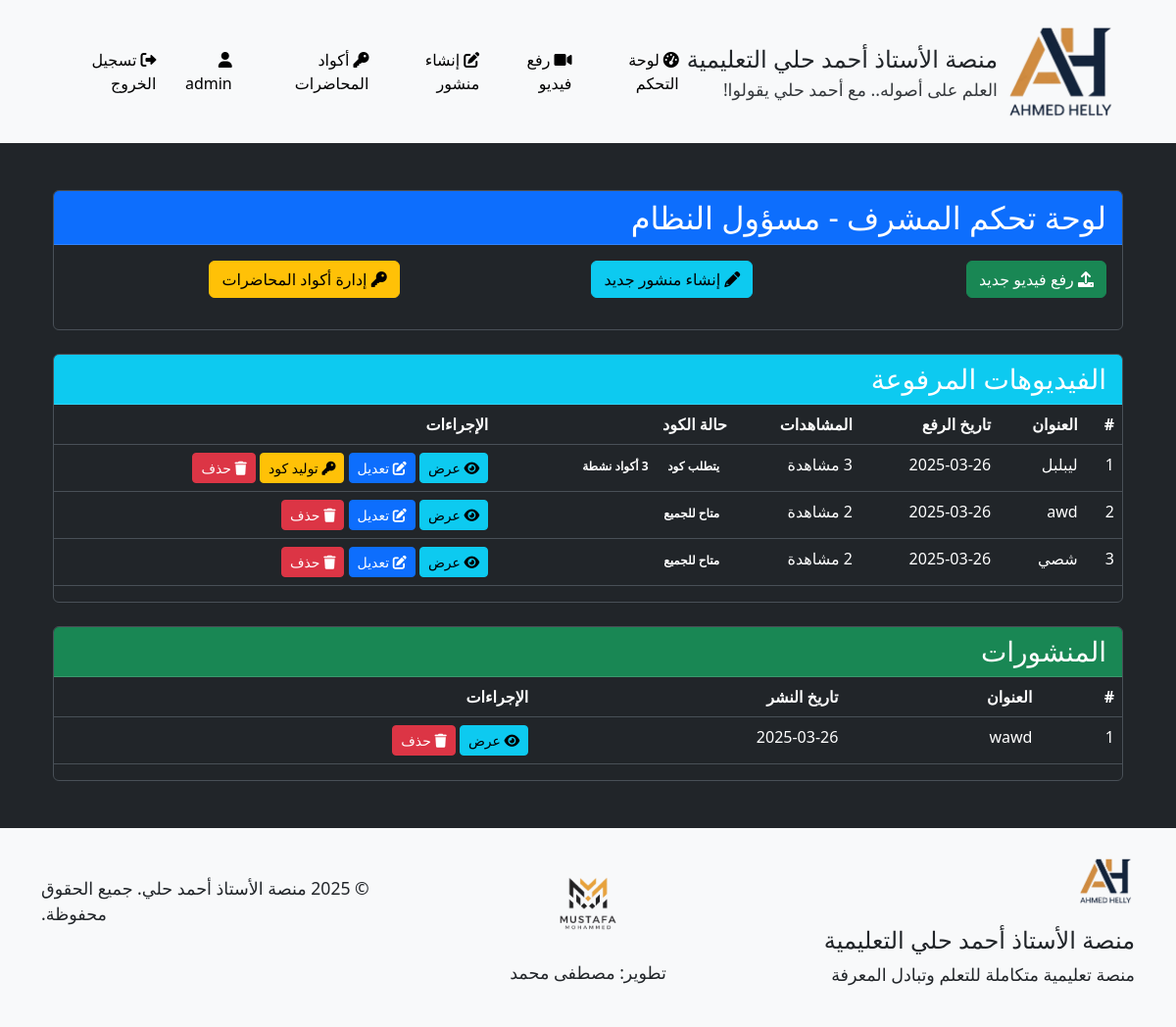
Screenshot of /admin/dashboard (signed in) with the database file from the repository.
### models.py (models this page shows, shortened)
class User(UserMixin, db.Model):
    __tablename__ = 'users'
    id = db.Column(db.Integer, primary_key=True)
    username = db.Column(db.String(64), unique=True, nullable=False)
    full_name = db.Column(db.String(100), nullable=True)  # الاسم الثلاثي
    password_hash = db.Column(db.String(256), nullable=False)
    role = db.Column(db.String(20), nullable=False)  # 'admin' or 'student'
    videos = db.relationship('Video', backref='uploader', lazy='dynamic')
    comments = db.relationship('Comment', backref='author', lazy='dynamic')
    posts = db.relationship('Post', backref='author', lazy='dynamic')
    video_views = db.relationship('VideoView', backref='viewer', lazy='dynamic')
    def is_admin(self):
        return self.role == 'admin'

class Video(db.Model):
    __tablename__ = 'videos'
    id = db.Column(db.Integer, primary_key=True)
    title = db.Column(db.String(100), nullable=False)
    url = db.Column(db.String(200), nullable=True)  # يمكن أن يكون فارغًا في حالة رفع ملف
    file_path = db.Column(db.String(200), nullable=True)  # مسار الملف المرفوع
    description = db.Column(db.Text)
    uploaded_by = db.Column(db.Integer, db.ForeignKey('users.id'), nullable=False)
    created_at = db.Column(db.DateTime, default=datetime.utcnow)
    requires_code = db.Column(db.Boolean, default=True)  # هل تتطلب المحاضرة كود للوصول
    comments = db.relationship('Comment', backref='video', lazy='dynamic', cascade='all, delete-orphan')

class Post(db.Model):
    __tablename__ = 'posts'
    id = db.Column(db.Integer, primary_key=True)
    title = db.Column(db.String(100), nullable=False)
    content = db.Column(db.Text, nullable=False)
    created_by = db.Column(db.Integer, db.ForeignKey('users.id'), nullable=False)
    created_at = db.Column(db.DateTime, default=datetime.utcnow)

### routes.py (the view)
@admin_bp.route('/dashboard')
@login_required
def dashboard():
    if not current_user.is_admin():
        abort(403)
    videos = Video.query.order_by(Video.created_at.desc()).all()
    posts = Post.query.order_by(Post.created_at.desc()).all()
    video_stats = {}
    for video in videos:
        views = VideoView.query.filter_by(video_id=video.id).all()
        viewers = User.query.join(VideoView, User.id == VideoView.user_id).filter(VideoView.video_id == video.id).all()
        active_codes = LectureCode.query.filter_by(video_id=video.id, is_active=True).all()
        video_stats[video.id] = {
            'views_count': len(views),
            'viewers': viewers,
            'active_codes': active_codes
        }
    return render_template('admin/dashboard.html', videos=videos, posts=posts, video_stats=video_stats)

### app.py (called while the page is built)
    @login_manager.user_loader
    def load_user(user_id):
        return User.query.get(int(user_id))

### templates/admin/dashboard.html (shortened to what this page needs)
{% extends 'base.html' %}
{% block content %}
<div class="container mt-5 text-right">
    <div class="row">
        <div class="col-md-12">
            <div class="card mb-4">
                <div class="card-header bg-primary text-white">
                    <h2 class="mb-0">لوحة تحكم المشرف - {{ current_user.full_name }}</h2>
                </div>
                <div class="card-body">
                    <div class="row">
                        <div class="col-md-4 mb-3">
                            <a href="{{ url_for('admin.upload_video') }}" class="btn btn-success btn-block">
                                <i class="fa fa-upload"></i> رفع فيديو جديد
                            </a>
                        </div>
                        <div class="col-md-4 mb-3">
                            <a href="{{ url_for('admin.create_post') }}" class="btn btn-info btn-block">
                                <i class="fa fa-pencil"></i> إنشاء منشور جديد
                            </a>
                        </div>
                        <div class="col-md-4 mb-3">
                            <a href="{{ url_for('admin.lecture_codes') }}" class="btn btn-warning btn-block">
                                <i class="fa fa-key"></i> إدارة أكواد المحاضرات
                            </a>
                        </div>
                    </div>
                </div>
            </div>
            <div class="card mb-4">
                <div class="card-header bg-info text-white">
                    <h3 class="mb-0">الفيديوهات المرفوعة</h3>
                </div>
                <div class="card-body p-0">
                    {% if videos %}
                    <div class="table-responsive">
                        <table class="table table-hover">
                            <thead class="thead-light">
                                <tr>
                                    <th>#</th>
                                    <th>العنوان</th>
                                    <th>تاريخ الرفع</th>
                                    <th>المشاهدات</th>
                                    <th>حالة الكود</th>
                                    <th>الإجراءات</th>
                                </tr>
                            </thead>
                            <tbody>
                                {% for video in videos %}
                                <tr>
                                    <td>{{ loop.index }}</td>
                                    <td>{{ video.title }}</td>
                                    <td>{{ video.created_at.strftime('%Y-%m-%d') }}</td>
                                    <td>{{ video_stats[video.id]['views_count'] }} مشاهدة</td>
                                    <td>
                                        {% if video.requires_code %}
                                            <span class="badge badge-warning">يتطلب كود</span>
                                            {% if video_stats[video.id]['active_codes'] %}
                                                <span class="badge badge-success">{{ video_stats[video.id]['active_codes']|length }} أكواد نشطة</span>
                                            {% else %}
                                                <span class="badge badge-danger">لا توجد أكواد نشطة</span>
                                            {% endif %}
                                        {% else %}
                                            <span class="badge badge-success">متاح للجميع</span>
                                        {% endif %}
                                    </td>
                                    <td>
                                        <a href="{{ url_for('student.view_video', video_id=video.id) }}" class="btn btn-sm btn-info">
                                            <i class="fa fa-eye"></i> عرض
                                        </a>
                                        <a href="{{ url_for('admin.edit_video', video_id=video.id) }}" class="btn btn-sm btn-primary">
                                            <i class="fa fa-edit"></i> تعديل
                                        </a>
                                        {% if video.requires_code %}
                                            <form method="POST" action="{{ url_for('admin.create_lecture_code', video_id=video.id) }}" class="d-inline">
                                                <button type="submit" class="btn btn-sm btn-warning">
                                                    <i class="fa fa-key"></i> توليد كود
                                                </button>
                                            </form>
                                        {% endif %}
                                        <a href="{{ url_for('admin.delete_video', video_id=video.id) }}" class="btn btn-sm btn-danger" onclick="return confirm('هل أنت متأكد من حذف هذا الفيديو؟');">
                                            <i class="fa fa-trash"></i> حذف
                                        </a>
                                    </td>
                                </tr>
                                {% endfor %}
                            </tbody>
                        </table>
                    </div>
                    {% else %}
                    <div class="alert alert-info m-3">لا يوجد فيديوهات مرفوعة بعد.</div>
                    {% endif %}
                </div>
            </div>
            <div class="card">
                <div class="card-header bg-success text-white">
                    <h3 class="mb-0">المنشورات</h3>
                </div>
                <div class="card-body p-0">
                    {% if posts %}
                    <div class="table-responsive">
                        <table class="table table-hover">
                            <thead class="thead-light">
                                <tr>
                                    <th>#</th>
                                    <th>العنوان</th>
                                    <th>تاريخ النشر</th>
                                    <th>الإجراءات</th>
                                </tr>
                            </thead>
                            <tbody>
                                {% for post in posts %}
                                <tr>
                                    <td>{{ loop.index }}</td>
                                    <td>{{ post.title }}</td>
                                    <td>{{ post.created_at.strftime('%Y-%m-%d') }}</td>
                                    <td>
                                        <a href="{{ url_for('student.view_post', post_id=post.id) }}" class="btn btn-sm btn-info">
                                            <i class="fa fa-eye"></i> عرض
                                        </a>
                                        <a href="{{ url_for('admin.delete_post', post_id=post.id) }}" class="btn btn-sm btn-danger" onclick="return confirm('هل أنت متأكد من حذف هذا المنشور؟');">
                                            <i class="fa fa-trash"></i> حذف
                                        </a>
                                    </td>
                                </tr>
                                {% endfor %}
                            </tbody>
                        </table>
                    </div>
                    {% else %}
                    <div class="alert alert-info m-3">لا يوجد منشورات بعد.</div>
                    {% endif %}
                </div>
            </div>
        </div>
    </div>
</div>
{% endblock %}

### templates/base.html (shortened to what this page needs)
<!DOCTYPE html>
<html lang="ar" data-bs-theme="dark">
<head>
    <link rel="stylesheet" href="https://cdn.jsdelivr.net/npm/bootstrap@5.3.0/dist/css/bootstrap.min.css">
    <link rel="stylesheet" href="https://cdnjs.cloudflare.com/ajax/libs/font-awesome/6.0.0/css/all.min.css">
    <link rel="stylesheet" href="{{ url_for('static', filename='css/style.css') }}">
</head>
<body>
    <header>
        <nav class="navbar navbar-expand-lg navbar-light bg-light">
            <div class="container">
                <a class="navbar-brand" href="{{ url_for('main.index') }}">
                    <img src="{{ url_for('static', filename='img/ahmed-helly-logo.png') }}" alt="شعار الأستاذ أحمد حلي" height="120" class="me-2">
                    <div class="d-flex flex-column">
                        <span class="text-dark" style="font-size: 1.5rem;">منصة الأستاذ أحمد حلي التعليمية</span>
                        <small class="text-dark" style="font-size: 1.1rem;">العلم على أصوله.. مع أحمد حلي يقولوا!</small>
                    </div>
                </a>
                <div class="collapse navbar-collapse" id="navbarNav">
                    <ul class="navbar-nav ms-auto">
                        {% if current_user.is_authenticated %}
                            {% if current_user.role == 'admin' %}
                                <li class="nav-item">
                                    <a class="nav-link {% if request.path.startswith('/admin/dashboard') %}active{% endif %}" href="{{ url_for('admin.dashboard') }}">
                                        <i class="fas fa-tachometer-alt me-1"></i>لوحة التحكم
                                    </a>
                                </li>
                                <li class="nav-item">
                                    <a class="nav-link {% if request.path.startswith('/admin/upload_video') %}active{% endif %}" href="{{ url_for('admin.upload_video') }}">
                                        <i class="fas fa-video me-1"></i>رفع فيديو
                                    </a>
                                </li>
                                <li class="nav-item">
                                    <a class="nav-link {% if request.path.startswith('/admin/create_post') %}active{% endif %}" href="{{ url_for('admin.create_post') }}">
                                        <i class="fas fa-edit me-1"></i>إنشاء منشور
                                    </a>
                                </li>
                                <li class="nav-item">
                                    <a class="nav-link {% if request.path.startswith('/admin/lecture_codes') %}active{% endif %}" href="{{ url_for('admin.lecture_codes') }}">
                                        <i class="fas fa-key me-1"></i>أكواد المحاضرات
                                    </a>
                                </li>
                            {% endif %}
                            <li class="nav-item">
                                <span class="nav-link">
                                    <i class="fas fa-user me-1"></i>{{ current_user.username }}
                                </span>
                            </li>
                            <li class="nav-item">
                                <a class="nav-link" href="{{ url_for('main.logout') }}">
                                    <i class="fas fa-sign-out-alt me-1"></i>تسجيل الخروج
                                </a>
                            </li>
                        {% else %}
                            <li class="nav-item">
                                <a class="nav-link {% if request.path.startswith('/login') %}active{% endif %}" href="{{ url_for('main.login') }}">
                                    <i class="fas fa-sign-in-alt me-1"></i>تسجيل الدخول
                                </a>
                            </li>
                        {% endif %}
                    </ul>
                </div>
            </div>
        </nav>
    </header>
    <main class="container my-4">
        {% block content %}{% endblock %}
    </main>
    <footer class="bg-light text-dark py-4 mt-5">
        <div class="container">
            <div class="row">
                <div class="col-md-4">
                    <img src="{{ url_for('static', filename='img/ahmed-helly-logo.png') }}" alt="شعار الأستاذ أحمد حلي" height="60" class="mb-3">
                    <h4 class="text-dark">منصة الأستاذ أحمد حلي التعليمية</h4>
                    <p class="text-dark" style="font-size: 1.1rem;">منصة تعليمية متكاملة للتعلم وتبادل المعرفة</p>
                </div>
                <div class="col-md-4 text-center d-flex flex-column align-items-center justify-content-center">
                    <a href="#" class="text-dark text-decoration-none">
                        <img src="{{ url_for('static', filename='img/mustafa-logo.png') }}" alt="شعار مصطفى محمد" height="100" class="mb-2">
                        <p class="text-dark" style="font-size: 1.1rem;">تطوير: مصطفى محمد</p>
                    </a>
                </div>
                <div class="col-md-4 text-md-end">
                    <p class="mt-4 text-dark" style="font-size: 1.1rem;">&copy; 2025 منصة الأستاذ أحمد حلي. جميع الحقوق محفوظة.</p>
                </div>
            </div>
        </div>
    </footer>
</body>
</html>

### static/css/style.css (style rules this page uses)
.navbar-brand { display: flex; align-items: center; }
.navbar-brand span { font-size: 1.3em; color: var(--bs-body-color); }
.navbar-brand small { font-size: 1em; color: var(--bs-body-color); opacity: 0.9; }
:root { --bs-body-color: #fff; --bs-body-bg: #212529; --bs-navbar-color: #fff; --bs-card-bg: #2c3034; --bs-secondary-bg: #343a40; }
footer { background-color: #fff !important; color: #000 !important; }
footer a, footer p { color: #000 !important; }
.navbar-brand, .nav-link, .nav-link span, .navbar-nav span { color: #000 !important; }
.card { background-color: var(--bs-card-bg); border: 1px solid var(--bs-border-color); }
body { direction: rtl; text-align: right; }
.navbar-nav { padding-right: 0; }
.me-1, .me-2, .me-3, .me-4 { margin-left: 0.25rem !important; margin-right: 0 !important; }
.ms-auto { margin-right: auto !important; margin-left: 0 !important; }
.text-md-end { text-align: left !important; }
.navbar-brand img { margin-left: 0.5rem; margin-right: 0; }

### rows the page displays
User: username "admin", full_name "مسؤول النظام"
Video: title "ليبلبل", created_at "2025-03-26", video_stats "3"
Video: title "awd", created_at "2025-03-26", requires_code "متاح للجميع"
Video: title "شصي", created_at "2025-03-26", requires_code "متاح للجميع"
Post: title "wawd", created_at "2025-03-26"
